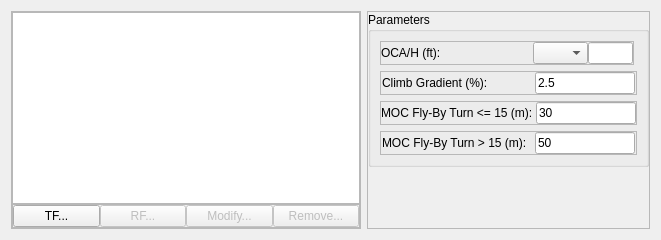
               <widget class="QWidget" name="tabMissed">
                <attribute name="title">
                 <string>Missed Approach</string>
                </attribute>
                <layout class="QHBoxLayout" name="horizontalLayout_5">
                 <item>
                  <widget class="QFrame" name="frame_4">
                   <property name="minimumSize">
                    <size>
                     <width>350</width>
                     <height>0</height>
                    </size>
                   </property>
                   <property name="maximumSize">
                    <size>
                     <width>16777215</width>
                     <height>16777215</height>
                    </size>
                   </property>
                   <property name="frameShape">
                    <enum>QFrame::StyledPanel</enum>
                   </property>
                   <property name="frameShadow">
                    <enum>QFrame::Raised</enum>
                   </property>
                   <layout class="QVBoxLayout" name="verticalLayout_2">
                    <property name="spacing">
                     <number>0</number>
                    </property>
                    <property name="margin">
                     <number>0</number>
                    </property>
                    <item>
                     <widget class="QTableView" name="tblLegsMA">
                      <property name="sizePolicy">
                       <sizepolicy hsizetype="Preferred" vsizetype="Preferred">
                        <horstretch>0</horstretch>
                        <verstretch>0</verstretch>
                       </sizepolicy>
                      </property>
                      <property name="minimumSize">
                       <size>
                        <width>0</width>
                        <height>0</height>
                       </size>
                      </property>
                      <property name="sortingEnabled">
                       <bool>false</bool>
                      </property>
                      <attribute name="horizontalHeaderCascadingSectionResizes">
                       <bool>false</bool>
                      </attribute>
                     </widget>
                    </item>
                    <item>
                     <widget class="QFrame" name="frame_5">
                      <property name="maximumSize">
                       <size>
                        <width>16777215</width>
                        <height>25</height>
                       </size>
                      </property>
                      <property name="frameShape">
                       <enum>QFrame::StyledPanel</enum>
                      </property>
                      <property name="frameShadow">
                       <enum>QFrame::Raised</enum>
                      </property>
                      <layout class="QHBoxLayout" name="horizontalLayout_6">
                       <property name="spacing">
                        <number>0</number>
                       </property>
                       <property name="margin">
                        <number>0</number>
                       </property>
                       <item>
                        <widget class="QPushButton" name="btnAddTF_MA">
                         <property name="font">
                          <font>
                           <weight>50</weight>
                           <bold>false</bold>
                          </font>
                         </property>
                         <property name="text">
                          <string>TF...</string>
                         </property>
                        </widget>
                       </item>
                       <item>
                        <widget class="QPushButton" name="btnAddRF_MA">
                         <property name="enabled">
                          <bool>false</bool>
                         </property>
                         <property name="font">
                          <font>
                           <weight>50</weight>
                           <bold>false</bold>
                          </font>
                         </property>
                         <property name="text">
                          <string>RF...</string>
                         </property>
                        </widget>
                       </item>
                       <item>
                        <widget class="QPushButton" name="btnModify_MA">
                         <property name="enabled">
                          <bool>false</bool>
                         </property>
                         <property name="font">
                          <font>
                           <weight>50</weight>
                           <bold>false</bold>
                          </font>
                         </property>
                         <property name="text">
                          <string>Modify...</string>
                         </property>
                        </widget>
                       </item>
                       <item>
                        <widget class="QPushButton" name="btnRemove_MA">
                         <property name="enabled">
                          <bool>false</bool>
                         </property>
                         <property name="font">
                          <font>
                           <weight>50</weight>
                           <bold>false</bold>
                          </font>
                         </property>
                         <property name="text">
                          <string>Remove...</string>
                         </property>
                        </widget>
                       </item>
                      </layout>
                     </widget>
                    </item>
                   </layout>
                  </widget>
                 </item>
                 <item>
                  <widget class="QFrame" name="frame_6">
                   <property name="sizePolicy">
                    <sizepolicy hsizetype="Fixed" vsizetype="Preferred">
                     <horstretch>0</horstretch>
                     <verstretch>0</verstretch>
                    </sizepolicy>
                   </property>
                   <property name="frameShape">
                    <enum>QFrame::StyledPanel</enum>
                   </property>
                   <property name="frameShadow">
                    <enum>QFrame::Raised</enum>
                   </property>
                   <layout class="QVBoxLayout" name="verticalLayout_3">
                    <property name="spacing">
                     <number>0</number>
                    </property>
                    <property name="margin">
                     <number>0</number>
                    </property>
                    <item>
                     <widget class="QGroupBox" name="groupBox_2">
                      <property name="sizePolicy">
                       <sizepolicy hsizetype="Fixed" vsizetype="Preferred">
                        <horstretch>0</horstretch>
                        <verstretch>0</verstretch>
                       </sizepolicy>
                      </property>
                      <property name="title">
                       <string>Parameters</string>
                      </property>
                      <layout class="QVBoxLayout" name="verticalLayout_8">
                       <item>
                        <widget class="QFrame" name="frame_WindIA1_2">
                         <property name="sizePolicy">
                          <sizepolicy hsizetype="Fixed" vsizetype="Preferred">
                           <horstretch>0</horstretch>
                           <verstretch>0</verstretch>
                          </sizepolicy>
                         </property>
                         <property name="minimumSize">
                          <size>
                           <width>0</width>
                           <height>0</height>
                          </size>
                         </property>
                         <property name="maximumSize">
                          <size>
                           <width>254</width>
                           <height>16777215</height>
                          </size>
                         </property>
                         <property name="frameShape">
                          <enum>QFrame::StyledPanel</enum>
                         </property>
                         <property name="frameShadow">
                          <enum>QFrame::Raised</enum>
                         </property>
                         <layout class="QHBoxLayout" name="horizontalLayout_33">
                          <property name="spacing">
                           <number>0</number>
                          </property>
                          <property name="margin">
                           <number>0</number>
                          </property>
                          <item>
                           <widget class="QLabel" name="label_21">
                            <property name="sizePolicy">
                             <sizepolicy hsizetype="Fixed" vsizetype="Preferred">
                              <horstretch>0</horstretch>
                              <verstretch>0</verstretch>
                             </sizepolicy>
                            </property>
                            <property name="minimumSize">
                             <size>
                              <width>152</width>
                              <height>0</height>
                             </size>
                            </property>
                            <property name="maximumSize">
                             <size>
                              <width>16777215</width>
                              <height>16777215</height>
                             </size>
                            </property>
                            <property name="font">
                             <font>
                              <family>Arial</family>
                              <weight>50</weight>
                              <bold>false</bold>
                             </font>
                            </property>
                            <property name="text">
                             <string>OCA/H (ft):</string>
                            </property>
                           </widget>
                          </item>
                          <item>
                           <widget class="QComboBox" name="cmbFinalOCAH">
                            <property name="sizePolicy">
                             <sizepolicy hsizetype="Fixed" vsizetype="Fixed">
                              <horstretch>0</horstretch>
                              <verstretch>0</verstretch>
                             </sizepolicy>
                            </property>
                            <property name="minimumSize">
                             <size>
                              <width>55</width>
                              <height>0</height>
                             </size>
                            </property>
                            <property name="font">
                             <font>
                              <family>Arial</family>
                              <weight>50</weight>
                              <bold>false</bold>
                             </font>
                            </property>
                           </widget>
                          </item>
                          <item>
                           <widget class="QLineEdit" name="txtFinalOCAH">
                            <property name="sizePolicy">
                             <sizepolicy hsizetype="Preferred" vsizetype="Fixed">
                              <horstretch>0</horstretch>
                              <verstretch>0</verstretch>
                             </sizepolicy>
                            </property>
                            <property name="minimumSize">
                             <size>
                              <width>37</width>
                              <height>0</height>
                             </size>
                            </property>
                            <property name="maximumSize">
                             <size>
                              <width>16777215</width>
                              <height>16777215</height>
                             </size>
                            </property>
                            <property name="font">
                             <font>
                              <family>Arial</family>
                              <weight>50</weight>
                              <bold>false</bold>
                             </font>
                            </property>
                            <property name="text">
                             <string/>
                            </property>
                           </widget>
                          </item>
                         </layout>
                        </widget>
                       </item>
                       <item>
                        <widget class="QFrame" name="frame_MocMA1_2">
                         <property name="sizePolicy">
                          <sizepolicy hsizetype="Minimum" vsizetype="Preferred">
                           <horstretch>0</horstretch>
                           <verstretch>0</verstretch>
                          </sizepolicy>
                         </property>
                         <property name="frameShape">
                          <enum>QFrame::StyledPanel</enum>
                         </property>
                         <property name="frameShadow">
                          <enum>QFrame::Raised</enum>
                         </property>
                         <layout class="QHBoxLayout" name="horizontalLayout_35">
                          <property name="spacing">
                           <number>0</number>
                          </property>
                          <property name="margin">
                           <number>0</number>
                          </property>
                          <item>
                           <widget class="QLabel" name="label_23">
                            <property name="sizePolicy">
                             <sizepolicy hsizetype="Fixed" vsizetype="Preferred">
                              <horstretch>0</horstretch>
                              <verstretch>0</verstretch>
                             </sizepolicy>
                            </property>
                            <property name="minimumSize">
                             <size>
                              <width>152</width>
                              <height>0</height>
                             </size>
                            </property>
                            <property name="maximumSize">
                             <size>
                              <width>16777215</width>
                              <height>16777215</height>
                             </size>
                            </property>
                            <property name="font">
                             <font>
                              <family>Arial</family>
                              <weight>50</weight>
                              <bold>false</bold>
                             </font>
                            </property>
                            <property name="text">
                             <string>Climb Gradient (%):</string>
                            </property>
                           </widget>
                          </item>
                          <item>
                           <widget class="QLineEdit" name="txMACG">
                            <property name="sizePolicy">
                             <sizepolicy hsizetype="Preferred" vsizetype="Fixed">
                              <horstretch>0</horstretch>
                              <verstretch>0</verstretch>
                             </sizepolicy>
                            </property>
                            <property name="minimumSize">
                             <size>
                              <width>25</width>
                              <height>0</height>
                             </size>
                            </property>
                            <property name="maximumSize">
                             <size>
                              <width>100</width>
                              <height>16777215</height>
                             </size>
                            </property>
                            <property name="font">
                             <font>
                              <family>Arial</family>
                              <weight>50</weight>
                              <bold>false</bold>
                             </font>
                            </property>
                            <property name="text">
                             <string>2.5</string>
                            </property>
                           </widget>
                          </item>
                         </layout>
                        </widget>
                       </item>
                       <item>
                        <widget class="QFrame" name="frame_AltitudeIA1_2">
                         <property name="sizePolicy">
                          <sizepolicy hsizetype="Minimum" vsizetype="Preferred">
                           <horstretch>0</horstretch>
                           <verstretch>0</verstretch>
                          </sizepolicy>
                         </property>
                         <property name="frameShape">
                          <enum>QFrame::StyledPanel</enum>
                         </property>
                         <property name="frameShadow">
                          <enum>QFrame::Raised</enum>
                         </property>
                         <layout class="QHBoxLayout" name="horizontalLayout_36">
                          <property name="spacing">
                           <number>0</number>
                          </property>
                          <property name="margin">
                           <number>0</number>
                          </property>
                          <item>
                           <widget class="QLabel" name="label_24">
                            <property name="sizePolicy">
                             <sizepolicy hsizetype="Fixed" vsizetype="Preferred">
                              <horstretch>0</horstretch>
                              <verstretch>0</verstretch>
                             </sizepolicy>
                            </property>
                            <property name="minimumSize">
                             <size>
                              <width>150</width>
                              <height>0</height>
                             </size>
                            </property>
                            <property name="maximumSize">
                             <size>
                              <width>16777215</width>
                              <height>16777215</height>
                             </size>
                            </property>
                            <property name="font">
                             <font>
                              <family>Arial</family>
                              <weight>50</weight>
                              <bold>false</bold>
                             </font>
                            </property>
                            <property name="text">
                             <string>MOC Fly-By Turn &lt;= 15 (m): </string>
                            </property>
                           </widget>
                          </item>
                          <item>
                           <widget class="QLineEdit" name="txtMocMA30">
                            <property name="sizePolicy">
                             <sizepolicy hsizetype="Preferred" vsizetype="Fixed">
                              <horstretch>0</horstretch>
                              <verstretch>0</verstretch>
                             </sizepolicy>
                            </property>
                            <property name="minimumSize">
                             <size>
                              <width>75</width>
                              <height>0</height>
                             </size>
                            </property>
                            <property name="maximumSize">
                             <size>
                              <width>100</width>
                              <height>16777215</height>
                             </size>
                            </property>
                            <property name="font">
                             <font>
                              <family>Arial</family>
                              <weight>50</weight>
                              <bold>false</bold>
                             </font>
                            </property>
                            <property name="text">
                             <string>30</string>
                            </property>
                           </widget>
                          </item>
                         </layout>
                        </widget>
                       </item>
                       <item>
                        <widget class="QFrame" name="frame_AltitudeIA3_2">
                         <property name="sizePolicy">
                          <sizepolicy hsizetype="Minimum" vsizetype="Preferred">
                           <horstretch>0</horstretch>
                           <verstretch>0</verstretch>
                          </sizepolicy>
                         </property>
                         <property name="frameShape">
                          <enum>QFrame::StyledPanel</enum>
                         </property>
                         <property name="frameShadow">
                          <enum>QFrame::Raised</enum>
                         </property>
                         <layout class="QHBoxLayout" name="horizontalLayout_45">
                          <property name="spacing">
                           <number>0</number>
                          </property>
                          <property name="margin">
                           <number>0</number>
                          </property>
                          <item>
                           <widget class="QLabel" name="label_33">
                            <property name="sizePolicy">
                             <sizepolicy hsizetype="Fixed" vsizetype="Preferred">
                              <horstretch>0</horstretch>
                              <verstretch>0</verstretch>
                             </sizepolicy>
                            </property>
                            <property name="minimumSize">
                             <size>
                              <width>152</width>
                              <height>0</height>
                             </size>
                            </property>
                            <property name="maximumSize">
                             <size>
                              <width>142</width>
                              <height>16777215</height>
                             </size>
                            </property>
                            <property name="font">
                             <font>
                              <family>Arial</family>
                              <weight>50</weight>
                              <bold>false</bold>
                             </font>
                            </property>
                            <property name="text">
                             <string>MOC Fly-By Turn &gt; 15 (m): </string>
                            </property>
                           </widget>
                          </item>
                          <item>
                           <widget class="QLineEdit" name="txtMocMA50">
                            <property name="sizePolicy">
                             <sizepolicy hsizetype="Preferred" vsizetype="Fixed">
                              <horstretch>0</horstretch>
                              <verstretch>0</verstretch>
                             </sizepolicy>
                            </property>
                            <property name="minimumSize">
                             <size>
                              <width>75</width>
                              <height>0</height>
                             </size>
                            </property>
                            <property name="maximumSize">
                             <size>
                              <width>100</width>
                              <height>16777215</height>
                             </size>
                            </property>
                            <property name="font">
                             <font>
                              <family>Arial</family>
                              <weight>50</weight>
                              <bold>false</bold>
                             </font>
                            </property>
                            <property name="text">
                             <string>50</string>
                            </property>
                           </widget>
                          </item>
                         </layout>
                        </widget>
                       </item>
                      </layout>
                     </widget>
                    </item>
                    <item>
                     <spacer name="verticalSpacer_3">
                      <property name="orientation">
                       <enum>Qt::Vertical</enum>
                      </property>
                      <property name="sizeHint" stdset="0">
                       <size>
                        <width>20</width>
                        <height>40</height>
                       </size>
                      </property>
                     </spacer>
                    </item>
                   </layout>
                  </widget>
                 </item>
                </layout>
               </widget>
